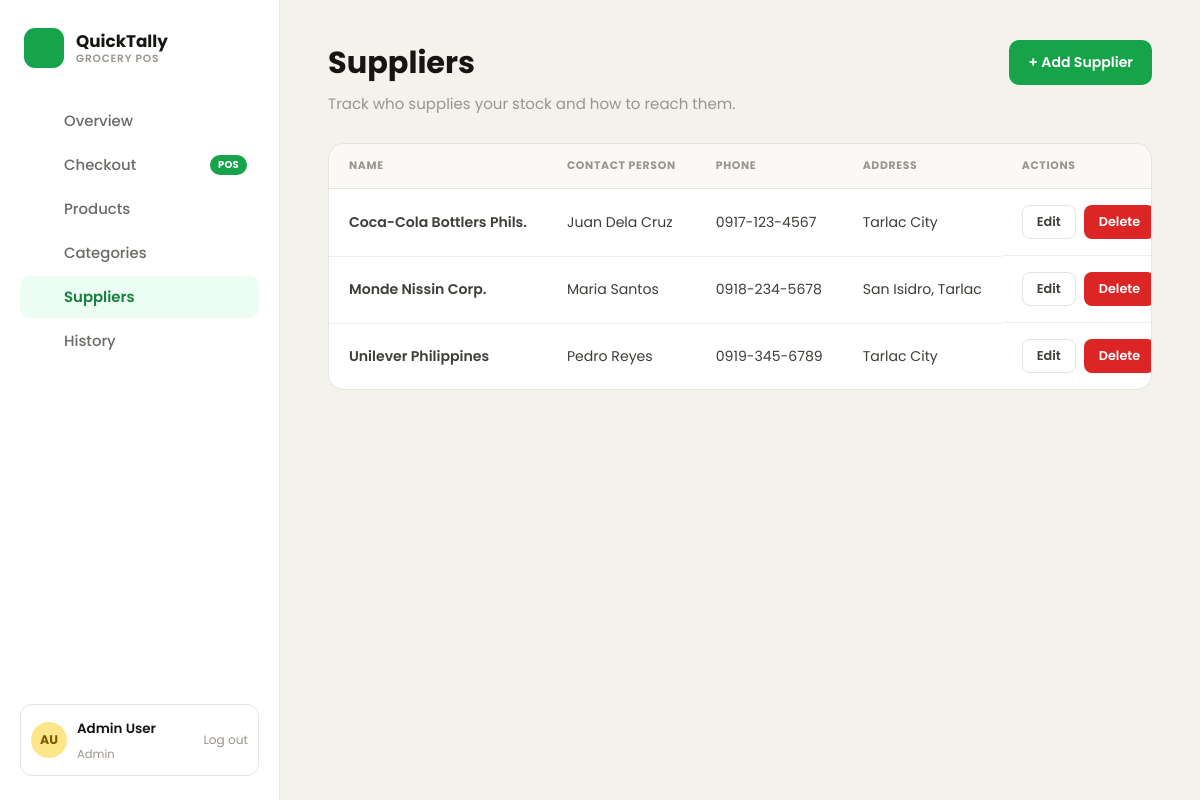
The app's page /suppliers/index.php with its own data.
### tables this page shows
CREATE TABLE suppliers (
    id INT AUTO_INCREMENT PRIMARY KEY,
    name VARCHAR(150) NOT NULL,
    contact_person VARCHAR(100),
    phone VARCHAR(30),
    address VARCHAR(255),
    created_at TIMESTAMP DEFAULT CURRENT_TIMESTAMP
);

### bootstrap.php (called while the page is built, shortened)
<?php
spl_autoload_register(function (string $class): void {
    $prefix = 'App\\';
    $relative = substr($class, strlen($prefix));
    $file = __DIR__ . '/src/' . str_replace('\\', '/', $relative) . '.php';
});
require_once __DIR__ . '/src/Support/helpers.php';

### config/database.php (called while the page is built)
<?php
return [
    'host' => 'localhost',
    'port' => '3306',
    'database' => 'sarisari_pos',
    'username' => 'root',
    'password' => '',
    'charset' => 'utf8mb4',
];

### src/Core/Database.php (called while the page is built, shortened)
<?php
class Database
{
    private static ?PDO $instance = null;
    public static function getConnection(): PDO
    {
        if (self::$instance === null) {
            $config = require __DIR__ . '/../../config/database.php';
            $dsn = sprintf(
                'mysql:host=%s;port=%s;dbname=%s;charset=%s',
                $config['host'],
                $config['port'],
                $config['database'],
                $config['charset']
            );
            try {
                self::$instance = new PDO($dsn, $config['username'], $config['password'], [
                    PDO::ATTR_ERRMODE => PDO::ERRMODE_EXCEPTION,
                    PDO::ATTR_DEFAULT_FETCH_MODE => PDO::FETCH_ASSOC,
                    PDO::ATTR_EMULATE_PREPARES => false,
                ]);
            } catch (PDOException $e) {
                throw new PDOException('Database connection failed: ' . $e->getMessage(), (int) $e->getCode());
            }
        }
        return self::$instance;
    }
}

### src/Models/Model.php (called while the page is built, shortened)
<?php
abstract class Model
{
    protected PDO $db;
    protected string $table;
    public function __construct()
    {
        $this->db = Database::getConnection();
    }
    public function all(string $orderBy = '', string $direction = 'ASC'): array
    {
        $sql = "SELECT * FROM {$this->table}";
        if ($orderBy !== '') {
            $direction = strtoupper($direction) === 'DESC' ? 'DESC' : 'ASC';
            $sql .= " ORDER BY {$orderBy} {$direction}";
        }
        return $this->db->query($sql)->fetchAll();
    }
}

### public/suppliers/index.php (the view, shortened to what this page needs)
<?php
require __DIR__ . '/../../bootstrap.php';
$suppliers = (new Supplier())->all('name');
require __DIR__ . '/../includes/header.php';
?>
<div class="page-header page-header-row">
    <div>
        <h1>Suppliers</h1>
        <p>Track who supplies your stock and how to reach them.</p>
    </div>
    <a href="<?= BASE_URL ?>/suppliers/create.php" class="btn btn-primary">+ Add Supplier</a>
</div>
<div class="table-wrap">
    <table class="data-table">
        <thead><tr><th>Name</th><th>Contact Person</th><th>Phone</th><th>Address</th><th>Actions</th></tr></thead>
        <tbody>
            <?php foreach ($suppliers as $sup): ?>
                <tr>
                    <td class="strong"><?= htmlspecialchars($sup['name']) ?></td>
                    <td><?= htmlspecialchars($sup['contact_person'] ?? '-') ?></td>
                    <td><?= htmlspecialchars($sup['phone'] ?? '-') ?></td>
                    <td><?= htmlspecialchars($sup['address'] ?? '-') ?></td>
                    <td class="actions-cell">
                        <a href="<?= BASE_URL ?>/suppliers/edit.php?id=<?= $sup['id'] ?>" class="btn btn-outline btn-sm">Edit</a>
                        <form action="<?= BASE_URL ?>/suppliers/delete.php" method="post" class="inline-form" onsubmit="return confirm('Delete this supplier?');">
                            <button type="submit" class="btn btn-danger btn-sm">Delete</button>
                        </form>
                    </td>
                </tr>
            <?php endforeach; ?>
        </tbody>
    </table>
</div>
<?php require __DIR__ . '/../includes/footer.php'; ?>

### public/assets/css/style.css (style rules this page uses)
:root { --green-50: #ecfdf3; --green-100: #dcfce7; --green-400: #4ade80; --green-500: #22c55e; --green-600: #16a34a; --green-700: #15803d; --red-50: #fee2e2; --red-600: #dc2626; --red-700: #b91c1c; --cream: #f4f2ed; --ink: #171512; --muted: #9a958c; --border: #e7e4dc; --field-bg: #f8f7f3; }
* { box-sizing: border-box; }
body { margin: 0; font-family: 'Poppins', -apple-system, BlinkMacSystemFont, sans-serif; background: var(--cream); color: var(--ink); }
a { color: inherit; }
.page-header { margin-bottom: 28px; }
.page-header h1 { font-size: 1.9rem; font-weight: 700; color: var(--ink); margin: 0 0 6px; }
.page-header p { color: var(--muted); margin: 0; font-size: 0.94rem; }
.page-header-row { display: flex; justify-content: space-between; align-items: flex-start; gap: 16px; flex-wrap: wrap; }
.btn { display: inline-flex; align-items: center; justify-content: center; gap: 6px; font-family: inherit; font-weight: 600; font-size: 0.88rem; padding: 11px 18px; border-radius: 10px; border: 1px solid transparent; cursor: pointer; text-decoration: none; transition: background 0.15s, border-color 0.15s; white-space: nowrap; }
.btn-primary { background: var(--green-600); color: #fff; }
.btn-outline { background: #fff; border-color: var(--border); color: #3f3d38; }
.btn-danger { background: var(--red-600); color: #fff; }
.btn-sm { padding: 7px 14px; font-size: 0.8rem; border-radius: 8px; }
.inline-form { display: inline-block; }
.table-wrap { background: #fff; border: 1px solid var(--border); border-radius: 16px; overflow: hidden; overflow-x: auto; }
table.data-table { width: 100%; border-collapse: collapse; }
.data-table thead th { text-align: left; font-size: 0.68rem; letter-spacing: 0.06em; text-transform: uppercase; color: var(--muted); font-weight: 700; padding: 14px 20px; background: #faf9f6; border-bottom: 1px solid var(--border); white-space: nowrap; }
.data-table tbody td { padding: 16px 20px; border-bottom: 1px solid #f1efe9; font-size: 0.88rem; color: #3f3d38; white-space: nowrap; }
.data-table tbody tr:last-child td { border-bottom: none; }
.strong { font-weight: 600; color: var(--ink); }
.actions-cell { display: flex; gap: 8px; }

### records on screen
suppliers: name "Coca-Cola Bottlers Phils.", contact_person "Juan Dela Cruz", phone "0917-123-4567", address "Tarlac City"
suppliers: name "Monde Nissin Corp.", contact_person "Maria Santos", phone "0918-234-5678", address "San Isidro, Tarlac"
suppliers: name "Unilever Philippines", contact_person "Pedro Reyes", phone "0919-345-6789", address "Tarlac City"

### other values on screen
$item['label'] "Overview"
$item['label'] "Checkout"
$item['badge'] "POS"
$item['label'] "Products"
$item['label'] "Categories"
$item['label'] "Suppliers"
$item['label'] "History"
